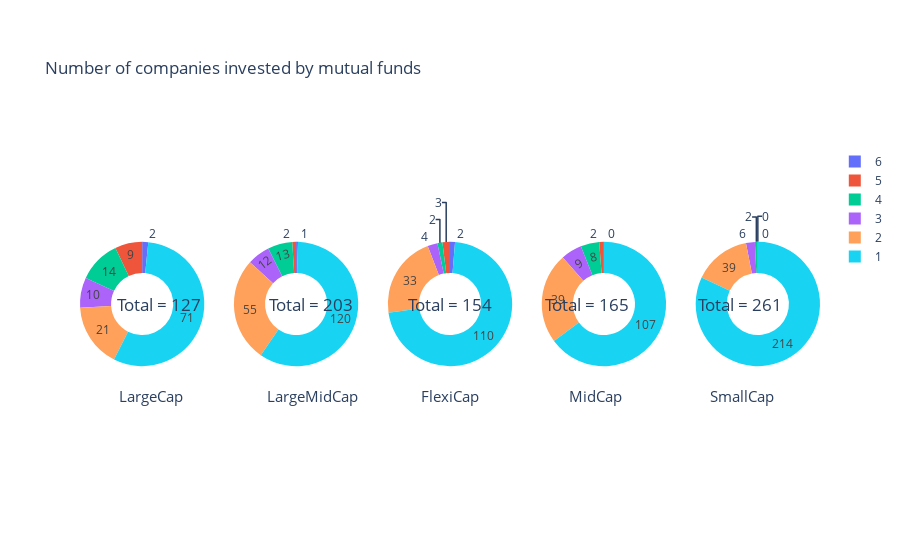

This figure's notebook cell:
### Code cell
import plotly.graph_objects as go
from plotly.subplots import make_subplots

labels = [6,5,4,3,2,1]

# Create subplots: use 'domain' type for Pie subplot
fig = make_subplots(rows=1, cols=5, specs=[[{'type':'domain'}, {'type':'domain'},{'type':'domain'},{'type':'domain'},{'type':'domain'}]])
fig.add_trace(go.Pie(labels=labels, values=[2,9,14,10,21,71], name="LargeCap",hovertemplate = 'No. of funds: %{label}<br>'+ 'No. of companies: %{value}<br>', sort = False),
              1, 1)
fig.add_trace(go.Pie(labels=labels, values=[1,2,13,12,55,120], name="LargeMidCap",hovertemplate = 'No. of funds: %{label}<br>'+ 'No. of companies: %{value}<br>', sort = False),
              1, 2)
fig.add_trace(go.Pie(labels=labels, values=[2,3,2,4,33,110], name="FlexiCap",hovertemplate = 'No. of funds: %{label}<br>'+ 'No. of companies: %{value}<br>', sort = False),
              1, 3)
fig.add_trace(go.Pie(labels=labels, values=[0,2,8,9,39,107], name="MidCap",hovertemplate = 'No. of funds: %{label}<br>'+ 'No. of companies: %{value}<br>', sort = False),
              1, 4)
fig.add_trace(go.Pie(labels=labels, values=[0,0,2,6,39,214], name="SmallCap",hovertemplate = 'No. of funds: %{label}<br>'+ 'No. of companies: %{value}<br>', sort = False),
              1, 5)



# Use hole to create a donut-like pie chart
fig.update_traces(hole=.5, hoverinfo="label+value+name", textinfo= 'value')

fig.update_layout(
    title_text="Number of companies invested by mutual funds",
    # Add annotations in the center of the donut pies.
    annotations=[dict(text='LargeCap', x=0.05, y=0.17, font_size=15, showarrow=False),
                 dict(text=f'Total = {sum(list(map(int,fig.data[0].values)))}', x=0.047, y=0.5, font_size=17, showarrow=False),
                 dict(text='LargeMidCap', x=0.25, y=0.17, font_size=15, showarrow=False),
                 dict(text=f'Total = {sum(list(map(int,fig.data[1].values)))}', x=0.253, y=0.5, font_size=17, showarrow=False),
                 dict(text='FlexiCap', x=0.5, y=0.17, font_size=15, showarrow=False),
                dict(text=f'Total = {sum(list(map(int,fig.data[2].values)))}', x=0.5, y=0.5, font_size=17, showarrow=False),
                dict(text='MidCap', x=0.735, y=0.17, font_size=15, showarrow=False),
                 dict(text=f'Total = {sum(list(map(int,fig.data[3].values)))}', x=0.745, y=0.5, font_size=17, showarrow=False),
                dict(text='SmallCap', x=0.94, y=0.17, font_size=15, showarrow=False),
                 dict(text=f'Total = {sum(list(map(int,fig.data[4].values)))}', x=0.952, y=0.5, font_size=17, showarrow=False)])
fig.show()
file_path = 'D:/Internship'

# Save the figure
fig.write_html(f'{file_path}/piechart.html')

### Figure 1 — Plotly figure (JSON) as saved in the notebook; plotly's stock layout.template omitted (floating-point values rounded to 4 significant figures)
{"data": [{"domain": {"x": [0, 0.168], "y": [0, 1]}, "hole": 0.5, "hoverinfo": "label+value+name", "hovertemplate": "No. of funds: %{label}<br>No. of companies: %{value}<br>", "labels": [6, 5, 4, 3, 2, 1], "name": "LargeCap", "sort": false, "textinfo": "value", "type": "pie", "values": [2, 9, 14, 10, 21, 71]}, {"domain": {"x": [0.208, 0.376], "y": [0, 1]}, "hole": 0.5, "hoverinfo": "label+value+name", "hovertemplate": "No. of funds: %{label}<br>No. of companies: %{value}<br>", "labels": [6, 5, 4, 3, 2, 1], "name": "LargeMidCap", "sort": false, "textinfo": "value", "type": "pie", "values": [1, 2, 13, 12, 55, 120]}, {"domain": {"x": [0.416, 0.584], "y": [0, 1]}, "hole": 0.5, "hoverinfo": "label+value+name", "hovertemplate": "No. of funds: %{label}<br>No. of companies: %{value}<br>", "labels": [6, 5, 4, 3, 2, 1], "name": "FlexiCap", "sort": false, "textinfo": "value", "type": "pie", "values": [2, 3, 2, 4, 33, 110]}, {"domain": {"x": [0.624, 0.792], "y": [0, 1]}, "hole": 0.5, "hoverinfo": "label+value+name", "hovertemplate": "No. of funds: %{label}<br>No. of companies: %{value}<br>", "labels": [6, 5, 4, 3, 2, 1], "name": "MidCap", "sort": false, "textinfo": "value", "type": "pie", "values": [0, 2, 8, 9, 39, 107]}, {"domain": {"x": [0.832, 1], "y": [0, 1]}, "hole": 0.5, "hoverinfo": "label+value+name", "hovertemplate": "No. of funds: %{label}<br>No. of companies: %{value}<br>", "labels": [6, 5, 4, 3, 2, 1], "name": "SmallCap", "sort": false, "textinfo": "value", "type": "pie", "values": [0, 0, 2, 6, 39, 214]}], "layout": {"annotations": [{"font": {"size": 15}, "showarrow": false, "text": "LargeCap", "x": 0.05, "y": 0.17}, {"font": {"size": 17}, "showarrow": false, "text": "Total = 127", "x": 0.047, "y": 0.5}, {"font": {"size": 15}, "showarrow": false, "text": "LargeMidCap", "x": 0.25, "y": 0.17}, {"font": {"size": 17}, "showarrow": false, "text": "Total = 203", "x": 0.253, "y": 0.5}, {"font": {"size": 15}, "showarrow": false, "text": "FlexiCap", "x": 0.5, "y": 0.17}, {"font": {"size": 17}, "showarrow": false, "text": "Total = 154", "x": 0.5, "y": 0.5}, {"font": {"size": 15}, "showarrow": false, "text": "MidCap", "x": 0.735, "y": 0.17}, {"font": {"size": 17}, "showarrow": false, "text": "Total = 165", "x": 0.745, "y": 0.5}, {"font": {"size": 15}, "showarrow": false, "text": "SmallCap", "x": 0.94, "y": 0.17}, {"font": {"size": 17}, "showarrow": false, "text": "Total = 261", "x": 0.952, "y": 0.5}], "title": {"text": "Number of companies invested by mutual funds"}}}
